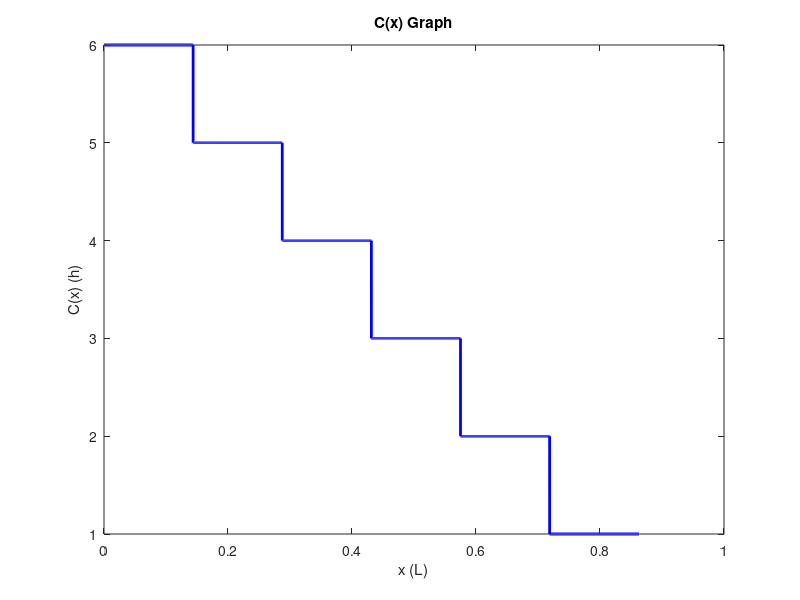

The MATLAB script that drew this image: (Note: this script raises an error after producing the figure.)
%% C(x)

% Clear previous data and command window
clear;
clc;
    
% Number of segments
N = 6; 
% Length
L = 0.8625; 
% Matrix for x axis
a = 0:0.00001:L;
% Thickness of each segment on antenna
h = 1;

% Iterate through matrix A
for i = 1:numel(a)
    
    % Iterate from 0 to number of segments on antenna 
    for n = 0:N 
        
        % For values of a(i) that are between the interval, the values of C(i) are (number of segments - iterable in sum) * thickness of segment
        if a(i) <= ((n + 1) * L / N) && a(i) >= ((n) * L / N)
            
            C(i) = (N - n) .* h;

        end
        
    end

end

% Graph
plot(a, C, 'blue', 'LineWidth', 2)
xlabel('x (L)')
ylabel('C(x) (h)')
title('C(x) Graph')

% Export Plot
ax = gca;
ax.YAxis.Exponent = 0;
exportgraphics(ax, 'figures/curve_C.png', 'Resolution', 300)
    